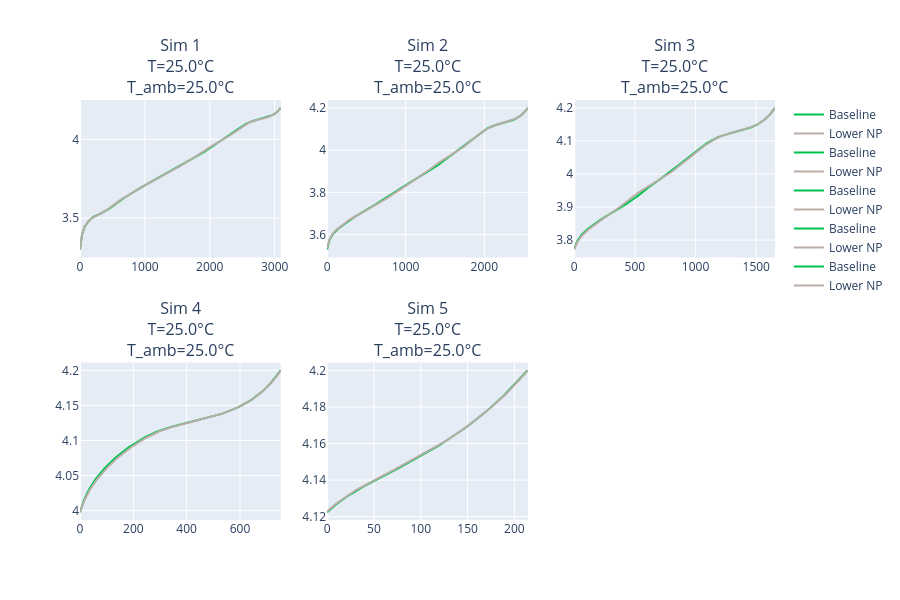

Notebook cell for this chart:
### Markdown cell above
We can plot the variables of interest for the designs across the batch

### Code cell
batch_output.plot_dynamic_response("Voltage [V]")

### Figure 1 — Plotly figure (JSON) as saved in the notebook; plotly's stock layout.template omitted (floating-point values rounded to 4 significant figures; data arrays with more than 128 entries replaced by an {"elided": "..."} marker saying what was removed)
{"data": [{"line": {"color": "rgb(0, 195, 78)", "width": 2}, "mode": "lines", "name": "Baseline", "showlegend": true, "type": "scatter", "x": {"elided": "1000 float values"}, "xaxis": "x", "y": {"elided": "1000 float values"}, "yaxis": "y"}, {"line": {"color": "rgb(184, 174, 167)", "width": 2}, "mode": "lines", "name": "Lower NP", "showlegend": true, "type": "scatter", "x": {"elided": "1000 float values"}, "xaxis": "x", "y": {"elided": "1000 float values"}, "yaxis": "y"}, {"line": {"color": "rgb(0, 195, 78)", "width": 2}, "mode": "lines", "name": "Baseline", "showlegend": true, "type": "scatter", "x": {"elided": "1000 float values"}, "xaxis": "x2", "y": {"elided": "1000 float values"}, "yaxis": "y2"}, {"line": {"color": "rgb(184, 174, 167)", "width": 2}, "mode": "lines", "name": "Lower NP", "showlegend": true, "type": "scatter", "x": {"elided": "1000 float values"}, "xaxis": "x2", "y": {"elided": "1000 float values"}, "yaxis": "y2"}, {"line": {"color": "rgb(0, 195, 78)", "width": 2}, "mode": "lines", "name": "Baseline", "showlegend": true, "type": "scatter", "x": {"elided": "1000 float values"}, "xaxis": "x3", "y": {"elided": "1000 float values"}, "yaxis": "y3"}, {"line": {"color": "rgb(184, 174, 167)", "width": 2}, "mode": "lines", "name": "Lower NP", "showlegend": true, "type": "scatter", "x": {"elided": "1000 float values"}, "xaxis": "x3", "y": {"elided": "1000 float values"}, "yaxis": "y3"}, {"line": {"color": "rgb(0, 195, 78)", "width": 2}, "mode": "lines", "name": "Baseline", "showlegend": true, "type": "scatter", "x": {"elided": "1000 float values"}, "xaxis": "x4", "y": {"elided": "1000 float values"}, "yaxis": "y4"}, {"line": {"color": "rgb(184, 174, 167)", "width": 2}, "mode": "lines", "name": "Lower NP", "showlegend": true, "type": "scatter", "x": {"elided": "1000 float values"}, "xaxis": "x4", "y": {"elided": "1000 float values"}, "yaxis": "y4"}, {"line": {"color": "rgb(0, 195, 78)", "width": 2}, "mode": "lines", "name": "Baseline", "showlegend": true, "type": "scatter", "x": {"elided": "1000 float values"}, "xaxis": "x5", "y": {"elided": "1000 float values"}, "yaxis": "y5"}, {"line": {"color": "rgb(184, 174, 167)", "width": 2}, "mode": "lines", "name": "Lower NP", "showlegend": true, "type": "scatter", "x": {"elided": "1000 float values"}, "xaxis": "x5", "y": {"elided": "1000 float values"}, "yaxis": "y5"}], "layout": {"annotations": [{"font": {"size": 16}, "showarrow": false, "text": "Sim 1<br>T=25.0°C<br>T_amb=25.0°C", "x": 0.1444, "xanchor": "center", "xref": "paper", "y": 1, "yanchor": "bottom", "yref": "paper"}, {"font": {"size": 16}, "showarrow": false, "text": "Sim 2<br>T=25.0°C<br>T_amb=25.0°C", "x": 0.5, "xanchor": "center", "xref": "paper", "y": 1, "yanchor": "bottom", "yref": "paper"}, {"font": {"size": 16}, "showarrow": false, "text": "Sim 3<br>T=25.0°C<br>T_amb=25.0°C", "x": 0.8556, "xanchor": "center", "xref": "paper", "y": 1, "yanchor": "bottom", "yref": "paper"}, {"font": {"size": 16}, "showarrow": false, "text": "Sim 4<br>T=25.0°C<br>T_amb=25.0°C", "x": 0.1444, "xanchor": "center", "xref": "paper", "y": 0.375, "yanchor": "bottom", "yref": "paper"}, {"font": {"size": 16}, "showarrow": false, "text": "Sim 5<br>T=25.0°C<br>T_amb=25.0°C", "x": 0.5, "xanchor": "center", "xref": "paper", "y": 0.375, "yanchor": "bottom", "yref": "paper"}], "height": 600, "xaxis": {"anchor": "y", "domain": [0, 0.2889]}, "xaxis2": {"anchor": "y2", "domain": [0.3556, 0.6444]}, "xaxis3": {"anchor": "y3", "domain": [0.7111, 1]}, "xaxis4": {"anchor": "y4", "domain": [0, 0.2889]}, "xaxis5": {"anchor": "y5", "domain": [0.3556, 0.6444]}, "xaxis6": {"anchor": "y6", "domain": [0.7111, 1]}, "yaxis": {"anchor": "x", "domain": [0.625, 1]}, "yaxis2": {"anchor": "x2", "domain": [0.625, 1]}, "yaxis3": {"anchor": "x3", "domain": [0.625, 1]}, "yaxis4": {"anchor": "x4", "domain": [0, 0.375]}, "yaxis5": {"anchor": "x5", "domain": [0, 0.375]}, "yaxis6": {"anchor": "x6", "domain": [0, 0.375]}}}
